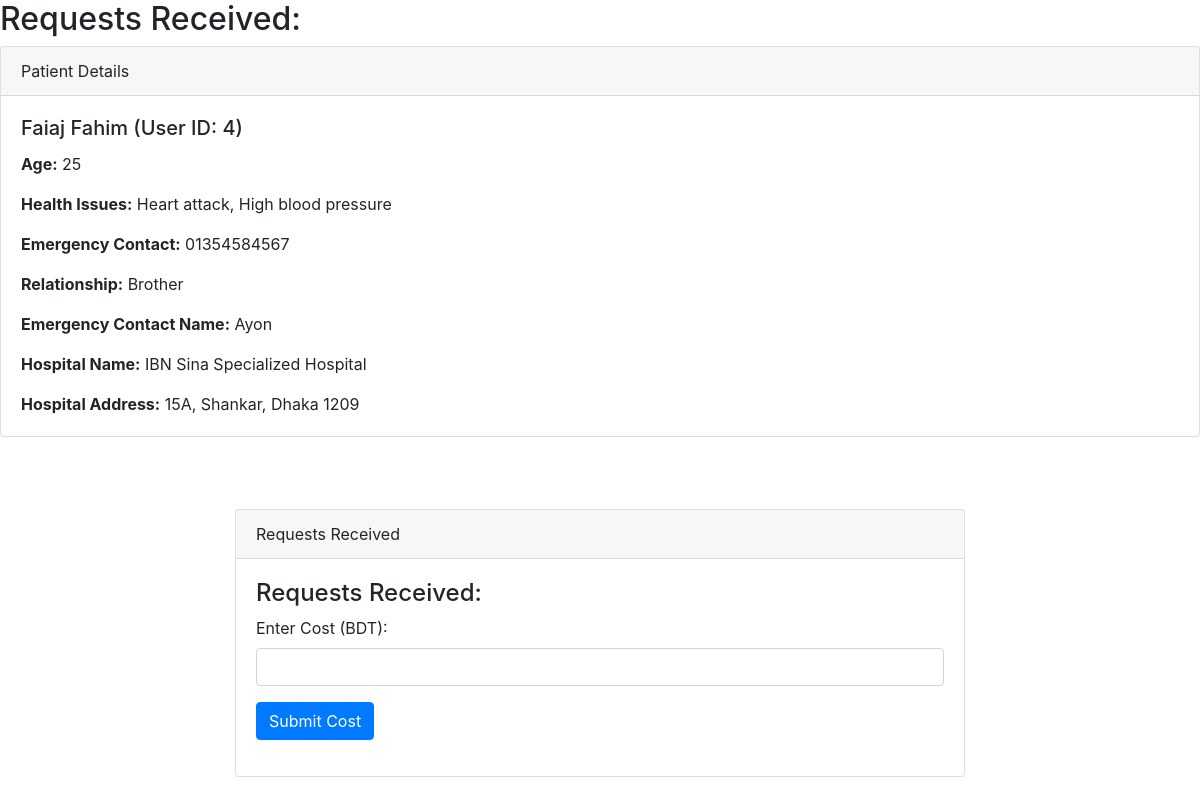
The page /Deal/request-received123.php?user_id=2 on the database its author committed.
### tables this page shows
CREATE TABLE `payment` (
  `Transaction_ID` int(11) NOT NULL,
  `Amount` decimal(10,2) DEFAULT NULL,
  `Status` varchar(50) DEFAULT NULL,
  `PuserID` int(11) DEFAULT NULL,
  `DuserID` int(11) DEFAULT NULL,
  `Cost` int(11) DEFAULT NULL
);

CREATE TABLE `user` (
  `User_ID` int(11) NOT NULL,
  `Name` varchar(100) DEFAULT NULL,
  `Role` enum('Admin','Donor','Hospital Staff','Receiver') DEFAULT NULL,
  `LogID` int(11) DEFAULT NULL,
  `Per_Id` int(11) DEFAULT NULL
);

CREATE TABLE `patient` (
  `User_ID` int(11) NOT NULL,
  `Age` int(11) DEFAULT NULL,
  `Hospital_Id` int(11) DEFAULT NULL,
  `Blood_Group` varchar(5) DEFAULT NULL
);

CREATE TABLE `patientcontact` (
  `User_ID` int(11) NOT NULL,
  `Contact` varchar(20) NOT NULL
);

CREATE TABLE `emergencycontact` (
  `User_ID` int(11) DEFAULT NULL,
  `Contact_ID` int(11) NOT NULL,
  `Relationship` varchar(50) DEFAULT NULL
);

CREATE TABLE `contactname` (
  `Contact_ID` int(11) NOT NULL,
  `Name` varchar(100) DEFAULT NULL
);

CREATE TABLE `hospital` (
  `Hospital_Id` int(11) NOT NULL,
  `Name` varchar(100) DEFAULT NULL,
  `Street` varchar(100) DEFAULT NULL,
  `City` varchar(50) DEFAULT NULL
);

CREATE TABLE `hospitallocation` (
  `City` varchar(50) NOT NULL,
  `Zip_Code` varchar(10) NOT NULL
);

### Deal/request-received123.php (the view, shortened to what this page needs)
<?php
include('../includes/config.php');
$db_host = 'localhost';
$db_name = 'bbdms';
$db_user = 'root';
$db_pass = '';
try {
    $dbh = new PDO("mysql:host=$db_host;dbname=$db_name", $db_user, $db_pass);
    $dbh->setAttribute(PDO::ATTR_ERRMODE, PDO::ERRMODE_EXCEPTION);
} catch (PDOException $e) {
    echo "Connection failed: " . $e->getMessage();
}
$donorUserId = isset($_GET['user_id']) ? intval($_GET['user_id']) : 0;
try {
    $sql = "SELECT * FROM Payment WHERE DuserID = :donorUserId";
    $stmt = $dbh->prepare($sql);
    $stmt->bindParam(':donorUserId', $donorUserId, PDO::PARAM_INT);
    $stmt->execute();
    if ($stmt->rowCount() > 0) {
        echo "<h2>Requests Received:</h2>";
        echo "<div class='row'>";
        while ($row = $stmt->fetch(PDO::FETCH_ASSOC)) {
            $sqlPatientDetails = "SELECT
                u.User_ID,
                u.Name,
                p.Age,
                p.Hospital_Id,
                GROUP_CONCAT(Issues SEPARATOR ', ') AS HealthIssues,
                ec.Contact_ID,
                ec.Relationship,
                pc.Contact AS EmergencyContact,
                cn.Name AS EmergencyContactName,
                h.Name AS HospitalName,
                h.Street AS HospitalStreet,
                hl.City AS HospitalCity,
                hl.Zip_Code AS HospitalZipCode
            FROM
                User u
            INNER JOIN
                Patient p ON u.User_ID = p.User_ID
            LEFT JOIN
                Issue i ON p.User_ID = i.User_ID
            LEFT JOIN
                EmergencyContact ec ON p.User_ID = ec.User_ID
            LEFT JOIN
                PatientContact pc ON p.User_ID = pc.User_ID
            LEFT JOIN
                ContactName cn ON ec.Contact_ID = cn.Contact_ID
            LEFT JOIN
                Hospital h ON p.Hospital_Id = h.Hospital_Id
            LEFT JOIN
                HospitalLocation hl ON h.City = hl.City
            WHERE
                u.User_ID = :puserId
            GROUP BY
                u.User_ID";
            $stmtPatientDetails = $dbh->prepare($sqlPatientDetails);
            $stmtPatientDetails->bindParam(':puserId', $row['PuserID'], PDO::PARAM_INT);
            $stmtPatientDetails->execute();
            $result = $stmtPatientDetails->fetch(PDO::FETCH_ASSOC);
            ?>
            <div class="col-md-12 mb-4">
                <div class="card">
                    <div class="card-header">
                        Patient Details
                    </div>
                    <div class="card-body">
                        <h5 class="card-title"><?php echo htmlentities($result['Name']); ?> (User ID: <?php echo htmlentities($result['User_ID']); ?>)</h5>
                        <p class="card-text"><strong>Age:</strong> <?php echo htmlentities($result['Age']); ?></p>
                        <p class="card-text"><strong>Health Issues:</strong> <?php echo htmlentities($result['HealthIssues']); ?></p>
                        <p class="card-text"><strong>Emergency Contact:</strong> <?php echo htmlentities($result['EmergencyContact']); ?></p>
                        <p class="card-text"><strong>Relationship:</strong> <?php echo htmlentities($result['Relationship']); ?></p>
                        <p class="card-text"><strong>Emergency Contact Name:</strong> <?php echo htmlentities($result['EmergencyContactName']); ?></p>
                        <p class="card-text"><strong>Hospital Name:</strong> <?php echo htmlentities($result['HospitalName']); ?></p>
                        <p class="card-text"><strong>Hospital Address:</strong> <?php echo htmlentities($result['HospitalStreet'] . ', ' . $result['HospitalCity'] . ', ' . $result['HospitalZipCode']); ?></p>
                    </div>
                </div>
            </div>
        <?php
        }
        echo "</div>";
    } else {
        echo "No requests received by this donor for the provided user ID.";
    }
} catch (PDOException $e) {
    echo "Error: " . $e->getMessage();
}
?>
<!DOCTYPE html>
<html lang="en">
<head>
    <link rel="stylesheet" href="https://maxcdn.bootstrapcdn.com/bootstrap/4.5.2/css/bootstrap.min.css">
</head>
<body>
<div class="container mt-5">
    <div class="row justify-content-center">
        <div class="col-md-8">
            <div class="card">
                <div class="card-header">
                    Requests Received
                </div>
                <div class="card-body">
                    <?php
                    if ($stmt->rowCount() > 0) {
                        echo "<h4>Requests Received:</h4>";
                    } else {
                        echo "<p>No requests received by this donor for the provided user ID.</p>";
                    }
                    ?>
                    <form method="post">
                        <div class="form-group">
                            <label for="cost">Enter Cost (BDT):</label>
                            <input type="number" step="10" class="form-control" id="cost" name="cost" required>
                        </div>
                        <button type="submit" class="btn btn-primary">Submit Cost</button>
                    </form>
                </div>
            </div>
        </div>
    </div>
</div>
</body>
</html>

### rows shown on the page
payment: user.Name "Faiaj Fahim", user.User_ID "4", PuserID.Age "25", HealthIssues "Heart attack, High blood pressure", patientcontact.Contact "01354584567", emergencycontact.Relationship "Brother", contactname.Name "Ayon", hospital.Name "IBN Sina Specialized Hospital", hospital.Street "15A, Shankar, Dhaka 1209"
